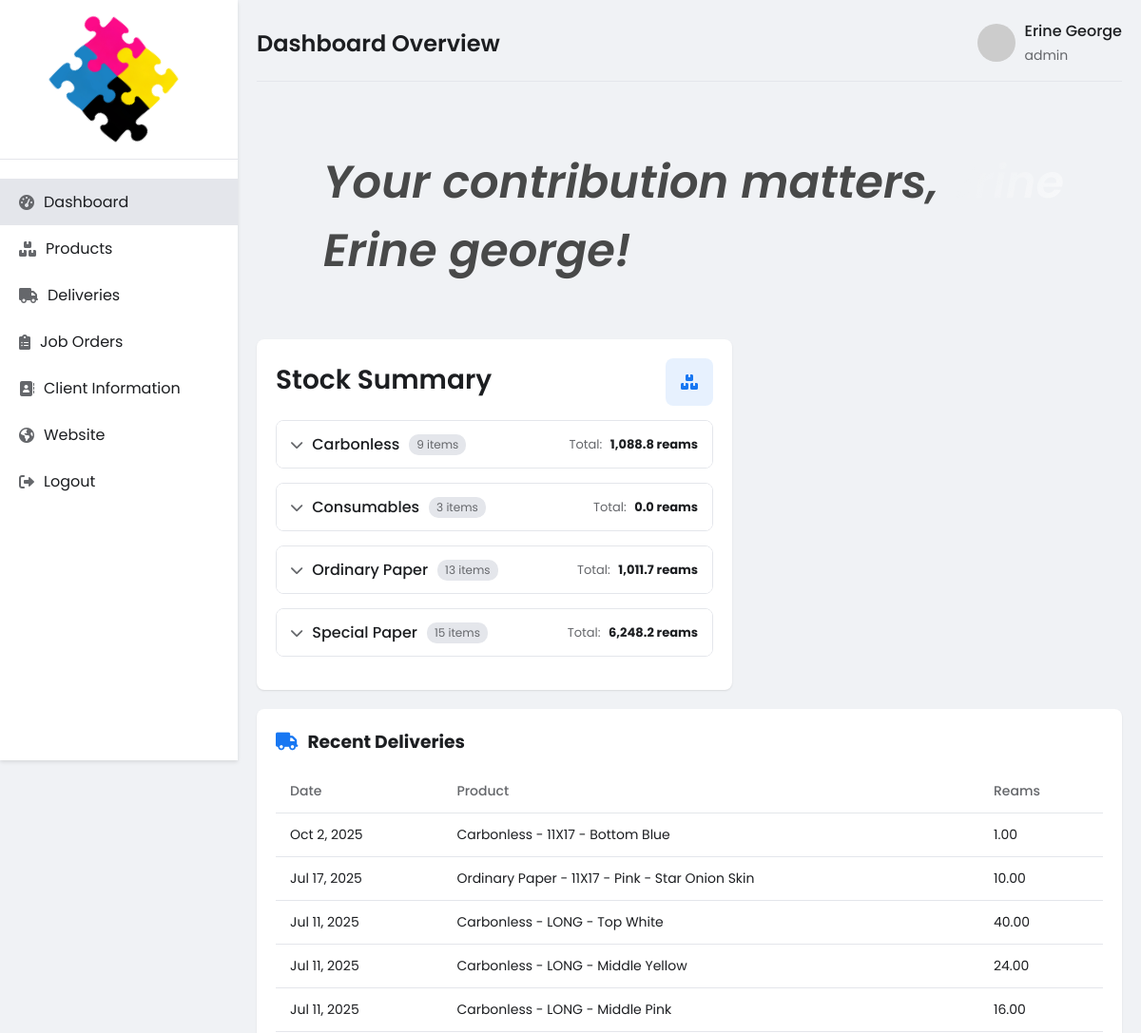
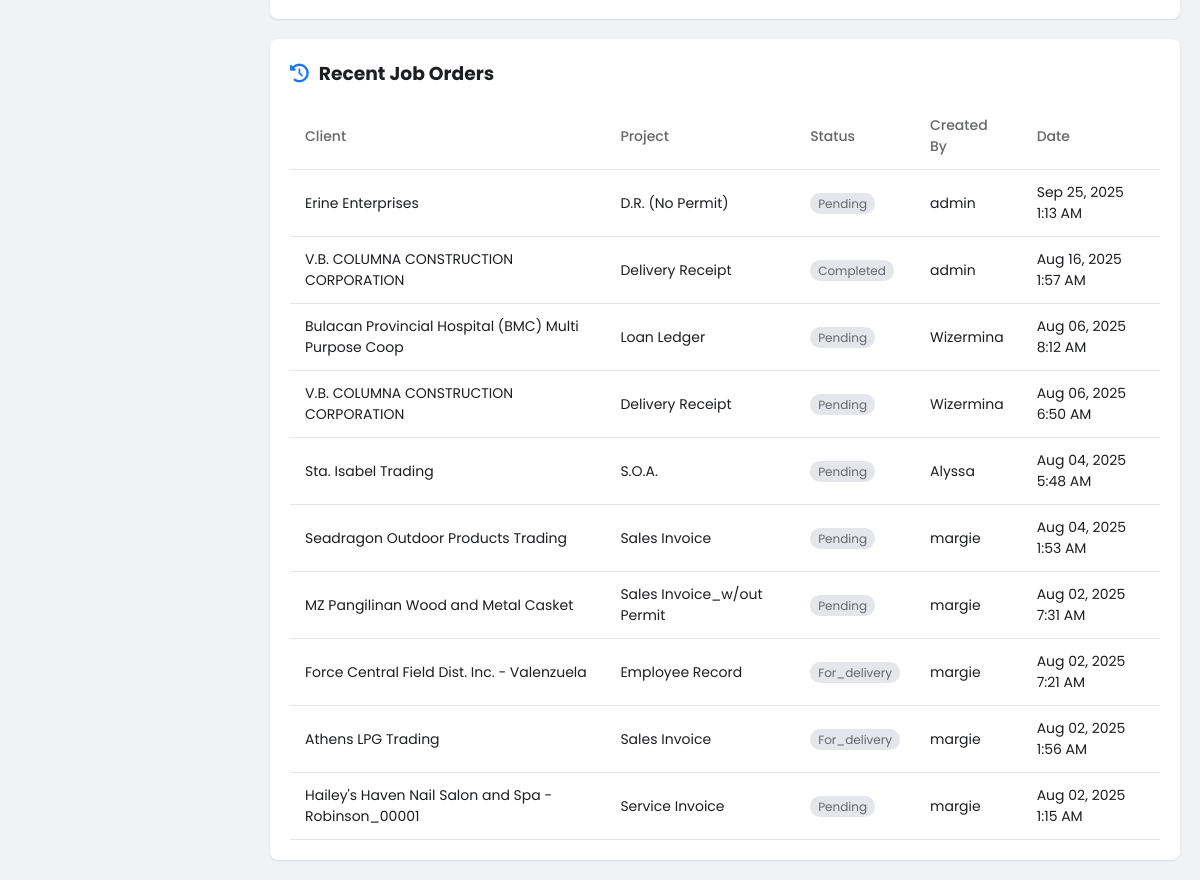
The page /pages/dashboard.php (signed in) on the database its author committed (2 pictures, top to bottom).
### tables this page shows
CREATE TABLE `delivery_logs` (
  `id` int(11) NOT NULL,
  `product_id` int(11) NOT NULL,
  `delivery_date` date DEFAULT curdate(),
  `delivered_reams` decimal(10,2) NOT NULL,
  `unit` varchar(50) DEFAULT NULL,
  `supplier_name` varchar(50) NOT NULL,
  `amount_per_ream` int(11) NOT NULL,
  `delivery_note` text DEFAULT NULL,
  `created_by` int(11) DEFAULT NULL
);

CREATE TABLE `products` (
  `id` int(11) NOT NULL,
  `product_type` varchar(100) DEFAULT NULL,
  `product_group` varchar(100) DEFAULT NULL,
  `product_name` varchar(100) DEFAULT NULL,
  `unit_price` decimal(10,2) NOT NULL,
  `created_by` int(11) DEFAULT NULL
);

CREATE TABLE `job_orders` (
  `id` int(11) NOT NULL,
  `log_date` date DEFAULT curdate(),
  `client_name` varchar(255) DEFAULT NULL,
  `client_address` text NOT NULL,
  `contact_person` varchar(100) NOT NULL,
  `contact_number` varchar(50) NOT NULL,
  `project_name` varchar(255) DEFAULT NULL,
  `quantity` int(11) NOT NULL,
  `number_of_sets` int(11) DEFAULT NULL,
  `product_size` varchar(10) DEFAULT NULL,
  `paper_size` varchar(50) NOT NULL,
  `custom_paper_size` varchar(50) DEFAULT NULL,
  `paper_type` varchar(50) NOT NULL,
  `copies_per_set` int(11) NOT NULL,
  `serial_range` varchar(255) DEFAULT NULL,
  `binding_type` varchar(50) NOT NULL,
  `custom_binding` varchar(100) DEFAULT NULL,
  `paper_sequence` text NOT NULL,
  `special_instructions` text DEFAULT NULL,
  `created_by` int(11) NOT NULL,
  `created_at` timestamp NOT NULL DEFAULT current_timestamp(),
  `product_id` int(11) DEFAULT NULL,
  `status` enum('pending','unpaid','for_delivery','completed') DEFAULT 'pending',
  `completed_date` datetime DEFAULT NULL,
  `taxpayer_name` varchar(255) DEFAULT NULL,
  `rdo_code` varchar(100) DEFAULT NULL,
  `tin` varchar(50) DEFAULT NULL,
  `client_by` varchar(100) DEFAULT NULL,
  `tax_type` varchar(50) DEFAULT NULL,
  `ocn_number` varchar(100) DEFAULT NULL,
  `date_issued` date DEFAULT NULL,
  `province` varchar(100) DEFAULT NULL,
  `city` varchar(100) DEFAULT NULL,
  `barangay` varchar(100) DEFAULT NULL,
  `street` varchar(100) DEFAULT NULL,
  `building_no` varchar(50) DEFAULT NULL,
  `floor_no` varchar(50) DEFAULT NULL,
  `zip_code` varchar(20) DEFAULT NULL,
  `grand_total` decimal(10,2) DEFAULT 0.00,
  `printing_type` varchar(50) DEFAULT NULL,
  `printing_cost` decimal(10,2) DEFAULT 0.00,
  `other_expenses` tinyint(1) DEFAULT 0,
  `paper_spoilage` tinyint(1) DEFAULT 0
);

CREATE TABLE `users` (
  `id` int(11) NOT NULL,
  `username` varchar(50) NOT NULL,
  `password` varchar(255) NOT NULL,
  `role` enum('admin','employee','customer') NOT NULL DEFAULT 'employee'
);

### pages/dashboard.php (the view, shortened to what this page needs)
<?php
require_once '../config/db.php';
$recent_deliveries = $inventory->query("
  SELECT d.product_id, d.delivery_date, p.product_type, p.product_group, p.product_name, d.delivered_reams
  FROM delivery_logs d
  JOIN products p ON d.product_id = p.id
  ORDER BY d.delivery_date DESC
  LIMIT 5
");
$stock_data = $inventory->query("
  SELECT
    p.product_type, p.product_group, p.product_name,
    ((SELECT IFNULL(SUM(delivered_reams), 0) FROM delivery_logs WHERE product_id = p.id) * 500 -
    (SELECT IFNULL(SUM(used_sheets), 0) FROM usage_logs WHERE product_id = p.id)) AS available_sheets
  FROM products p
  ORDER BY p.product_type, p.product_name, p.product_group
");
$grouped = [];
while ($row = $stock_data->fetch_assoc()) {
    $type = $row['product_type'];
    $group = $row['product_group'];
    $name = $row['product_name'];
    $sheets = max(0, $row['available_sheets']);
    $reams = $sheets / 500;
    if (!isset($grouped[$type])) $grouped[$type] = [];
    if (!isset($grouped[$type][$name])) $grouped[$type][$name] = [];
    $grouped[$type][$name][$group] = $reams;
}
$sql = "SELECT jo.*, u.username
        FROM job_orders jo
        LEFT JOIN users u ON u.id = jo.created_by
        ORDER BY jo.created_at DESC
        LIMIT 10";
$result = $inventory->query($sql);
$recent_orders = [];
if ($result && $result->num_rows > 0) {
    while ($row = $result->fetch_assoc()) {
        $recent_orders[] = $row;
    }
}
$greetings = [
    "Welcome back",
    "Good to see you again",
    "Glad you're here",
    "Hoping you have a great day",
    "Nice to have you back",
    "Your presence makes today better",
    "Let’s make today productive",
    "Ready to achieve great things today",
    "Another day, another opportunity to excel",
    "Let’s make progress together",
    "Your effort makes a difference",
    "Small steps today, big results tomorrow",
    "Every challenge is a chance to grow",
    "Let’s turn ideas into action",
    "Teamwork makes the dream work",
    "Your contribution matters",
    "Stay positive, stay focused",
    "Let’s make this day count",
    "Consistency builds success",
    "Strive for progress, not perfection"
];
$dayOfYear = date("z");
$greeting = $greetings[$dayOfYear % count($greetings)];
$username = ucfirst(strtolower(htmlspecialchars($_SESSION['username'])));
?>
<!DOCTYPE html>
<html lang="en">
<head>
    <link rel="stylesheet" href="https://cdnjs.cloudflare.com/ajax/libs/font-awesome/6.0.0-beta3/css/all.min.css" />
    <link rel="stylesheet" href="https://cdnjs.cloudflare.com/ajax/libs/animate.css/4.1.1/animate.min.css"/>
</head>
<body>
    <div class="sidebar-con">
        <div class="sidebar">
            <div class="brand">
                <img src="../assets/images/plainlogo.png" alt="">
            </div>
            <ul class="nav-menu">
                <li><a href="#" class="active"><i class="fas fa-tachometer-alt"></i> <span>Dashboard</span></a></li>
                <li><a href="products.php" onclick="goToLastProductPage()"><i class="fas fa-boxes"></i> <span>Products</span></a></li>
                <li><a href="delivery.php"><i class="fas fa-truck"></i> <span>Deliveries</span></a></li>
                <li><a href="job_orders.php"><i class="fas fa-clipboard-list"></i> <span>Job Orders</span></a></li>
                <li><a href="clients.php"><i class="fa fa-address-book"></i> <span>Client Information</span></a></li>
                <li><a href="website_admin.php"><i class="fa fa-earth-americas"></i> <span>Website</span></a></li>
                <li><a href="../accounts/logout.php"><i class="fas fa-sign-out-alt"></i> <span>Logout</span></a></li>
            </ul>
        </div>
    </div>
    <div class="main-content">
        <header class="header">
            <h1>Dashboard Overview</h1>
            <div class="user-info">
                <img src="https://ui-avatars.com/api/?name=<?= urlencode($_SESSION['username']) ?>&background=random" alt="User">
                <div class="user-details">
                    <h4><?= htmlspecialchars($_SESSION['username']) ?></h4>
                    <small><?= $_SESSION['role'] ?></small>
                </div>
            </div>
        </header>
        <div class="welcome animate__animated animate__fadeInUp"
            data-text="<?= $greeting ?>, <?= $username ?>!">
            <?= $greeting ?>, <?= $username ?>!
        </div>
        <div class="flex">
            <div class="stock-cards">
                <div class="stat-card">
                    <div class="card-header">
                        <div>
                            <h3>Stock Summary</h3>
                        </div>
                        <div class="card-icon"><i class="fas fa-boxes"></i></div>
                    </div>
                    <div class="stock-summary">
                        <?php foreach ($grouped as $type => $products): ?>
                            <div class="product-category">
                                <div class="category-header" onclick="toggleStockTable('<?= md5($type) ?>')">
                                    <div class="category-title">
                                        <i class="fas fa-chevron-down toggle-icon"></i>
                                        <h4><?= htmlspecialchars($type) ?></h4>
                                        <span class="badge"><?= count($products) ?> items</span>
                                    </div>
                                    <div class="category-summary">
                                        <?php
                                        $totalReams = 0;
                                        foreach ($products as $groupStocks) {
                                            foreach ($groupStocks as $reams) {
                                                if ($reams !== null) {
                                                    $totalReams += $reams;
                                                }
                                            }
                                        }
                                        ?>
                                        <div class="summary-item">
                                            <span>Total:</span>
                                            <strong><?= number_format($totalReams, 1) ?> reams</strong>
                                        </div>
                                    </div>
                                </div>
                            </div>
                        <?php endforeach; ?>
                    </div>
                </div>
            </div>
            <div class="table-card">
                <h3><i class="fas fa-truck"></i> Recent Deliveries</h3>
                <div class="recent-tables">
                    <table>
                        <thead>
                            <tr>
                                <th>Date</th>
                                <th>Product</th>
                                <th>Reams</th>
                            </tr>
                        </thead>
                        <tbody>
                            <?php while ($row = $recent_deliveries->fetch_assoc()): ?>
                                <tr class="clickable-row" data-id="<?= $row['product_id'] ?>">
                                    <td><?= date("M j, Y", strtotime($row['delivery_date'])) ?></td>
                                    <td><?= "{$row['product_type']} - {$row['product_group']} - {$row['product_name']}" ?></td>
                                    <td><?= number_format($row['delivered_reams'], 2) ?></td>
                                </tr>
                            <?php endwhile; ?>
                        </tbody>
                    </table>
                </div>
            </div>
        </div>
        <div class="table-card">
            <h3><i class="fas fa-history"></i> Recent Job Orders</h3>
            <?php if (empty($recent_orders)): ?>
                <div class="empty-message">
                    <p>No recent job orders</p>
                </div>
            <?php else: ?>
                <div class="recent-tables table-responsive">
                    <table class="table table-striped">
                        <thead>
                            <tr>
                                <th>Client</th>
                                <th>Project</th>
                                <th>Status</th>
                                <th>Created By</th>
                                <th>Date</th>
                            </tr>
                        </thead>
                        <tbody>
                            <?php foreach ($recent_orders as $order): ?>
                                <tr class="clickable-row"
                                    data-order='<?= htmlspecialchars(json_encode($order), ENT_QUOTES, "UTF-8") ?>'
                                    data-role="<?= htmlspecialchars($_SESSION['role']) ?>">
                                    <td><?= htmlspecialchars($order['client_name']) ?></td>
                                    <td><?= htmlspecialchars($order['project_name']) ?></td>
                                    <td><span class="badge bg-info"><?= ucfirst($order['status']) ?></span></td>
                                    <td><?= htmlspecialchars($order['username'] ?? 'Unknown') ?></td>
                                    <td><?= date("M d, Y g:i A", strtotime($order['created_at'])) ?></td>
                                </tr>
                            <?php endforeach; ?>
                        </tbody>
                    </table>
                </div>
            <?php endif; ?>
        </div>
    </div>
</body>
</html>

### pages/dashboard.php (style rules this page uses)
:root { --primary: #1877f2; --secondary: #166fe5; --light: #f0f2f5; --dark: #1c1e21; --gray: #65676b; --light-gray: #e4e6eb; --card-bg: #ffffff; }
* { margin: 0; padding: 0; box-sizing: border-box; font-family: 'Poppins', sans-serif; }
body { background-color: var(--light); color: var(--dark); display: flex; min-height: 100vh; }
.sidebar { width: 250px; background-color: var(--card-bg); height: 100vh; position: fixed; box-shadow: 0 2px 4px rgba(0, 0, 0, 0.1); padding: 20px 0; }
.brand { padding: 0 20px 40px; border-bottom: 1px solid var(--light-gray); margin-bottom: 20px; }
.brand img { height: 100px; width: auto; padding-left: 40px; transform: rotate(45deg); }
.nav-menu { list-style: none; }
.nav-menu li a { display: flex; align-items: center; padding: 12px 20px; color: var(--dark); text-decoration: none; transition: background-color 0.3s; }
.nav-menu li a:hover, .nav-menu li a.active { background-color: var(--light-gray); }
.nav-menu li a i { margin-right: 10px; color: var(--gray); }
.main-content { flex: 1; margin-left: 250px; padding: 20px; }
.header { display: flex; justify-content: space-between; align-items: center; margin-bottom: 20px; padding-bottom: 15px; border-bottom: 1px solid var(--light-gray); }
.header h1 { font-size: 24px; font-weight: 600; color: var(--dark); }
.user-info { display: flex; align-items: center; }
.user-info img { width: 40px; height: 40px; border-radius: 50%; margin-right: 10px; object-fit: cover; }
.user-details h4 { font-weight: 500; font-size: 16px; }
.user-details small { color: var(--gray); font-size: 14px; }
.stock-cards { display: flex; flex-direction: row; flex-wrap: wrap; }
.stat-card { min-width: 500px; max-height: 500px; background: var(--card-bg); border-radius: 8px; padding: 20px; box-shadow: 0 1px 2px rgba(0, 0, 0, 0.1); overflow: auto; margin-right: 20px; }
.stat-card .card-header { display: flex; justify-content: space-between; align-items: center; margin-bottom: 15px; }
.stat-card .card-icon { width: 50px; height: 50px; border-radius: 8px; display: flex; align-items: center; justify-content: center; background-color: rgba(24, 119, 242, 0.1); color: var(--primary); }
.stat-card h3 { font-size: 28px; font-weight: 600; margin-bottom: 5px; }
.recent-tables td { cursor: pointer; font-size: 14px; }
.table-card { background: var(--card-bg); border-radius: 8px; padding: 20px; box-shadow: 0 1px 2px rgba(0, 0, 0, 0.1); width: 100%; }
.table-card h3 { margin-bottom: 15px; display: flex; align-items: center; color: var(--dark); }
.table-card h3 i { margin-right: 10px; color: var(--primary); }
table { min-width: 100%; border-collapse: collapse; }
th { font-weight: 500; color: var(--gray); font-size: 14px; }
@media (max-width: 1200px) { .flex { flex-direction: column; gap: 20px; } }
.stock-summary { margin-top: 15px; }
.product-category { border: 1px solid var(--light-gray); border-radius: 8px; margin-bottom: 15px; overflow: hidden; }
.category-header { padding: 12px 15px; background-color: var(--card-bg); cursor: pointer; display: flex; justify-content: space-between; align-items: center; }
.category-title { display: flex; align-items: center; gap: 10px; }
.category-title h4 { font-weight: 500; color: var(--dark); margin: 0; }
.toggle-icon { color: var(--gray); font-size: 14px; transition: transform 0.2s ease; }
.badge { background-color: var(--light-gray); color: var(--gray); font-size: 12px; padding: 2px 8px; border-radius: 10px; }
.category-summary { display: flex; gap: 15px; }
.summary-item { font-size: 13px; color: var(--gray); }
.summary-item strong { color: var(--dark); margin-left: 5px; }
.flex { display: flex; flex-wrap: nowrap; margin-bottom: 20px; }
.welcome { font-style: italic; font-size: 300%; font-weight:600; margin: 50px; color: #1c1c1cca; position: relative; display: inline-block; overflow: hidden; padding: 0 20px; }
.welcome::before { content: attr(data-text); position: absolute; top: 0; left: 0; width: 100%; height: 100%; background: linear-gradient( 120deg, rgba(255, 255, 255, 0) 40%, rgba(255, 255, 255, 0.8) 50%, rgba(255, 255, 255, 0) 60% ); background-size: 200% 100%; -webkit-background-clip: text; -webkit-text-fill-color: transparent; animation: shine 5s linear infinite; padding: 0 20px; }

### rows shown on the page
delivery_logs: delivery_date "Oct 2, 2025", product.product_type "Carbonless", product.product_group "11X17", product.product_name "Bottom Blue", delivered_reams "1.00"
delivery_logs: delivery_date "Jul 17, 2025", product.product_type "Ordinary Paper", product.product_group "11X17", product.product_name "Pink - Star Onion Skin", delivered_reams "10.00"
delivery_logs: delivery_date "Jul 11, 2025", product.product_type "Carbonless", product.product_group "LONG", product.product_name "Top White", delivered_reams "40.00"
delivery_logs: delivery_date "Jul 11, 2025", product.product_type "Carbonless", product.product_group "LONG", product.product_name "Middle Yellow", delivered_reams "24.00"
delivery_logs: delivery_date "Jul 11, 2025", product.product_type "Carbonless", product.product_group "LONG", product.product_name "Middle Pink", delivered_reams "16.00"
job_orders: client_name "Erine Enterprises", project_name "D.R. (No Permit)", status "Pending", created_by.username "admin", created_at "Sep 25, 2025 1:13 AM"
job_orders: client_name "V.B. COLUMNA CONSTRUCTION CORPORATION", project_name "Delivery Receipt", status "Completed", created_by.username "admin", created_at "Aug 16, 2025 1:57 AM"
job_orders: client_name "Bulacan Provincial Hospital (BMC) Multi Purpose Coop", project_name "Loan Ledger", status "Pending", created_by.username "Wizermina", created_at "Aug 06, 2025 8:12 AM"
job_orders: client_name "V.B. COLUMNA CONSTRUCTION CORPORATION", project_name "Delivery Receipt", status "Pending", created_by.username "Wizermina", created_at "Aug 06, 2025 6:50 AM"
job_orders: client_name "Sta. Isabel Trading", project_name "S.O.A.", status "Pending", created_by.username "Alyssa", created_at "Aug 04, 2025 5:48 AM"
job_orders: client_name "Seadragon Outdoor Products Trading", project_name "Sales Invoice", status "Pending", created_by.username "margie", created_at "Aug 04, 2025 1:53 AM"
job_orders: client_name "MZ Pangilinan Wood and Metal Casket", project_name "Sales Invoice_w/out Permit", status "Pending", created_by.username "margie", created_at "Aug 02, 2025 7:31 AM"
job_orders: client_name "Force Central Field Dist. Inc. - Valenzuela", project_name "Employee Record", status "For_delivery", created_by.username "margie", created_at "Aug 02, 2025 7:21 AM"
job_orders: client_name "Athens LPG Trading", project_name "Sales Invoice", status "For_delivery", created_by.username "margie", created_at "Aug 02, 2025 1:56 AM"
job_orders: client_name "Hailey's Haven Nail Salon and Spa - Robinson_00001", project_name "Service Invoice", status "Pending", created_by.username "margie", created_at "Aug 02, 2025 1:15 AM"

### other values the page prints
$_SESSION['username'] "Erine George"
$_SESSION['role'] "admin"
$greeting "Your contribution matters"
$username "Erine george"
$type "Carbonless"
count($products) "9"
$totalReams "1,088.8"
$type "Consumables"
count($products) "3"
$totalReams "0.0"
$type "Ordinary Paper"
count($products) "13"
$totalReams "1,011.7"
$type "Special Paper"
count($products) "15"
